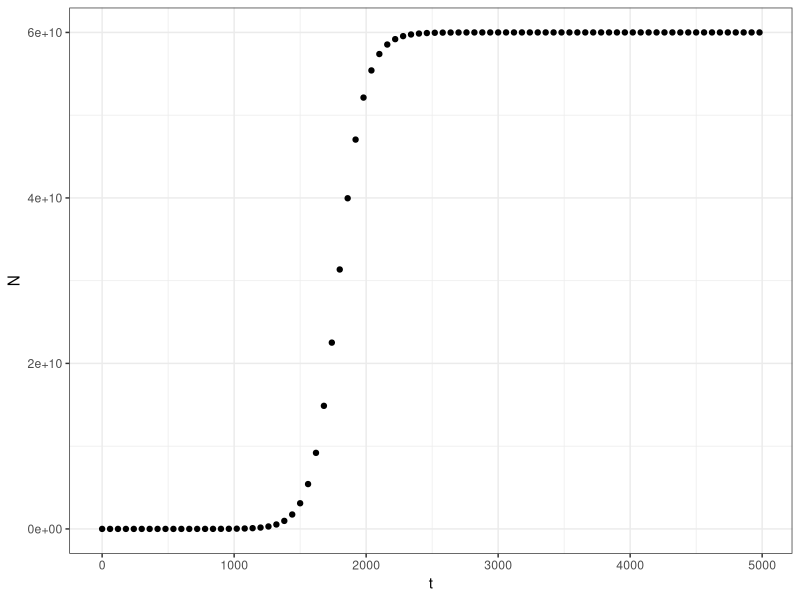
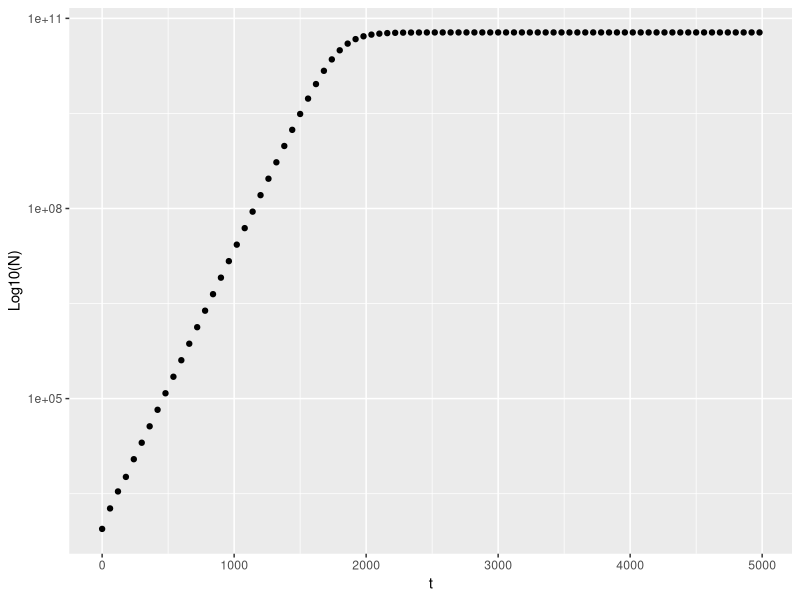

Reproduce these figures in R, in order.
#Script to plot the logistic growth data

growth_data <- read.csv("experiment.csv")

install.packages("ggplot2")
library(ggplot2)

ggplot(aes(t,N), data = growth_data) +
  
  geom_point() +
  
  xlab("t") +
  
  ylab("N") +
  
  theme_bw()


ggplot(aes(t,N), data = growth_data) +
 
  geom_point() +
  xlab("t") +
  ylab("Log10(N)") +
  scale_y_continuous(trans='log10')
